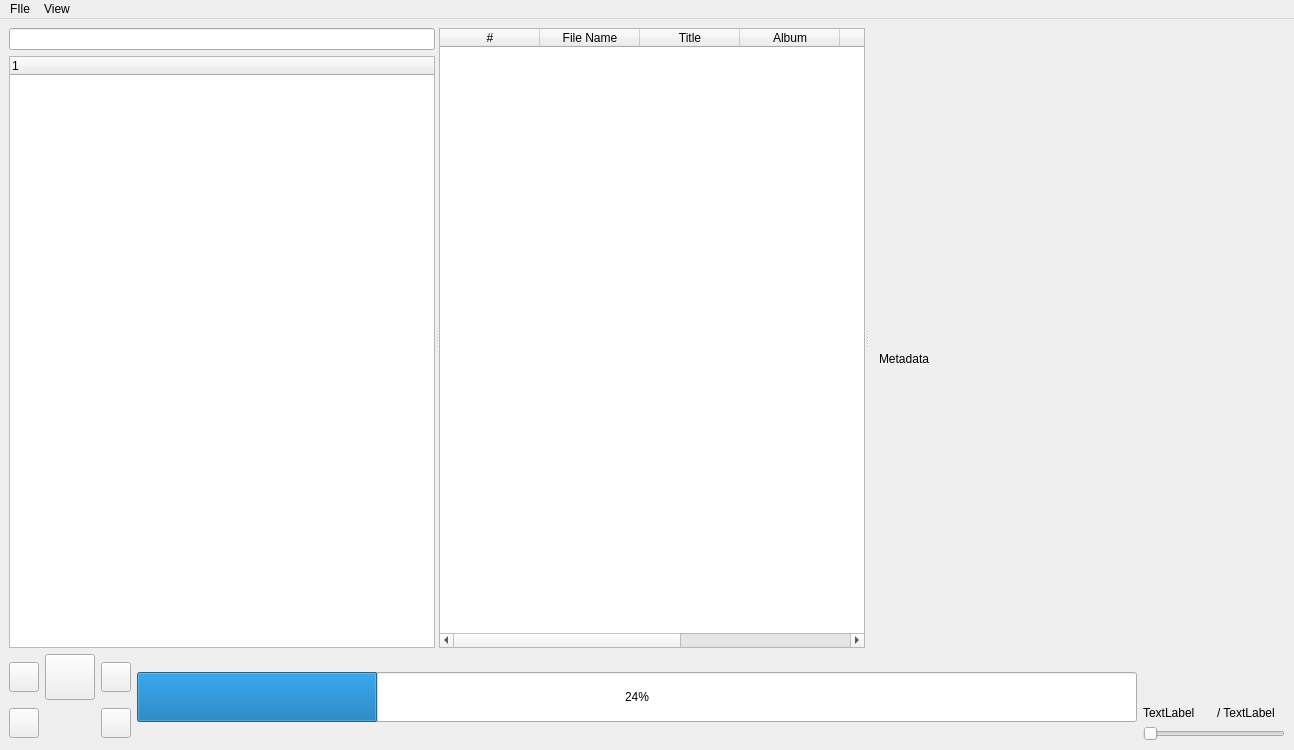
<?xml version="1.0" encoding="UTF-8"?>
<ui version="4.0">
 <class>MainWindow</class>
 <widget class="QMainWindow" name="MainWindow">
  <property name="geometry">
   <rect>
    <x>0</x>
    <y>0</y>
    <width>1280</width>
    <height>740</height>
   </rect>
  </property>
  <property name="windowTitle">
   <string>MainWindow</string>
  </property>
  <widget class="QWidget" name="centralwidget">
   <property name="enabled">
    <bool>true</bool>
   </property>
   <property name="sizePolicy">
    <sizepolicy hsizetype="MinimumExpanding" vsizetype="Expanding">
     <horstretch>0</horstretch>
     <verstretch>0</verstretch>
    </sizepolicy>
   </property>
   <layout class="QGridLayout" name="gridLayout_4">
    <item row="0" column="0" colspan="5">
     <widget class="QSplitter" name="splitter">
      <property name="sizePolicy">
       <sizepolicy hsizetype="Preferred" vsizetype="Preferred">
        <horstretch>0</horstretch>
        <verstretch>0</verstretch>
       </sizepolicy>
      </property>
      <property name="minimumSize">
       <size>
        <width>1276</width>
        <height>620</height>
       </size>
      </property>
      <property name="maximumSize">
       <size>
        <width>16777215</width>
        <height>16777215</height>
       </size>
      </property>
      <property name="orientation">
       <enum>Qt::Orientation::Horizontal</enum>
      </property>
      <property name="childrenCollapsible">
       <bool>false</bool>
      </property>
      <widget class="QWidget" name="layoutWidget">
       <layout class="QVBoxLayout" name="verticalLayout">
        <item>
         <widget class="QLineEdit" name="searchBox">
          <property name="sizePolicy">
           <sizepolicy hsizetype="Expanding" vsizetype="Preferred">
            <horstretch>0</horstretch>
            <verstretch>0</verstretch>
           </sizepolicy>
          </property>
          <property name="minimumSize">
           <size>
            <width>200</width>
            <height>0</height>
           </size>
          </property>
         </widget>
        </item>
        <item>
         <widget class="QTreeWidget" name="fileTree">
          <property name="minimumSize">
           <size>
            <width>200</width>
            <height>0</height>
           </size>
          </property>
          <column>
           <property name="text">
            <string notr="true">1</string>
           </property>
          </column>
         </widget>
        </item>
       </layout>
      </widget>
      <widget class="QTableWidget" name="tableWidget">
       <property name="sizePolicy">
        <sizepolicy hsizetype="Expanding" vsizetype="Preferred">
         <horstretch>0</horstretch>
         <verstretch>0</verstretch>
        </sizepolicy>
       </property>
       <property name="minimumSize">
        <size>
         <width>90</width>
         <height>0</height>
        </size>
       </property>
       <property name="maximumSize">
        <size>
         <width>16777215</width>
         <height>16777215</height>
        </size>
       </property>
       <property name="dragEnabled">
        <bool>false</bool>
       </property>
       <property name="alternatingRowColors">
        <bool>true</bool>
       </property>
       <attribute name="horizontalHeaderStretchLastSection">
        <bool>true</bool>
       </attribute>
       <attribute name="verticalHeaderStretchLastSection">
        <bool>true</bool>
       </attribute>
       <column>
        <property name="text">
         <string>#</string>
        </property>
       </column>
       <column>
        <property name="text">
         <string>File Name</string>
        </property>
       </column>
       <column>
        <property name="text">
         <string>Title</string>
        </property>
       </column>
       <column>
        <property name="text">
         <string>Album</string>
        </property>
       </column>
       <column>
        <property name="text">
         <string>Genre</string>
        </property>
       </column>
       <column>
        <property name="text">
         <string>Year</string>
        </property>
       </column>
       <column>
        <property name="text">
         <string>Track Length</string>
        </property>
       </column>
      </widget>
      <widget class="QWidget" name="layoutWidget">
       <layout class="QVBoxLayout" name="verticalLayout_2">
        <item>
         <widget class="QWidget" name="widget_2" native="true">
          <layout class="QGridLayout" name="gridLayout_2">
           <item row="0" column="0">
            <widget class="QLabel" name="label">
             <property name="maximumSize">
              <size>
               <width>250</width>
               <height>240</height>
              </size>
             </property>
             <property name="text">
              <string/>
             </property>
             <property name="pixmap">
              <pixmap>C:/Users/Daniel/Downloads/Harold-632x1024.webp</pixmap>
             </property>
             <property name="scaledContents">
              <bool>true</bool>
             </property>
            </widget>
           </item>
          </layout>
         </widget>
        </item>
        <item>
         <widget class="QWidget" name="metadataWidget" native="true">
          <property name="minimumSize">
           <size>
            <width>250</width>
            <height>0</height>
           </size>
          </property>
          <widget class="QLabel" name="metadataLabel">
           <property name="geometry">
            <rect>
             <x>10</x>
             <y>10</y>
             <width>71</width>
             <height>16</height>
            </rect>
           </property>
           <property name="text">
            <string>Metadata</string>
           </property>
          </widget>
         </widget>
        </item>
       </layout>
      </widget>
     </widget>
    </item>
    <item row="1" column="0">
     <widget class="QPushButton" name="backButton">
      <property name="maximumSize">
       <size>
        <width>30</width>
        <height>30</height>
       </size>
      </property>
      <property name="text">
       <string/>
      </property>
     </widget>
    </item>
    <item row="2" column="0">
     <widget class="QPushButton" name="loopButton">
      <property name="maximumSize">
       <size>
        <width>30</width>
        <height>30</height>
       </size>
      </property>
      <property name="text">
       <string/>
      </property>
     </widget>
    </item>
    <item row="1" column="1">
     <widget class="QPushButton" name="pausePlay">
      <property name="minimumSize">
       <size>
        <width>0</width>
        <height>46</height>
       </size>
      </property>
      <property name="maximumSize">
       <size>
        <width>50</width>
        <height>45</height>
       </size>
      </property>
      <property name="text">
       <string/>
      </property>
     </widget>
    </item>
    <item row="2" column="2">
     <widget class="QPushButton" name="shuffleButton">
      <property name="maximumSize">
       <size>
        <width>30</width>
        <height>30</height>
       </size>
      </property>
      <property name="text">
       <string/>
      </property>
     </widget>
    </item>
    <item row="1" column="2">
     <widget class="QPushButton" name="nextButton">
      <property name="minimumSize">
       <size>
        <width>30</width>
        <height>0</height>
       </size>
      </property>
      <property name="maximumSize">
       <size>
        <width>30</width>
        <height>30</height>
       </size>
      </property>
      <property name="text">
       <string/>
      </property>
     </widget>
    </item>
    <item row="1" column="3" rowspan="2">
     <widget class="QProgressBar" name="progressBar">
      <property name="sizePolicy">
       <sizepolicy hsizetype="Preferred" vsizetype="Preferred">
        <horstretch>0</horstretch>
        <verstretch>0</verstretch>
       </sizepolicy>
      </property>
      <property name="minimumSize">
       <size>
        <width>1000</width>
        <height>0</height>
       </size>
      </property>
      <property name="maximumSize">
       <size>
        <width>16777215</width>
        <height>50</height>
       </size>
      </property>
      <property name="value">
       <number>24</number>
      </property>
     </widget>
    </item>
    <item row="2" column="4">
     <layout class="QGridLayout" name="gridLayout_3">
      <item row="0" column="0">
       <widget class="QLabel" name="currentTime">
        <property name="maximumSize">
         <size>
          <width>75</width>
          <height>16777215</height>
         </size>
        </property>
        <property name="text">
         <string>TextLabel</string>
        </property>
       </widget>
      </item>
      <item row="0" column="1">
       <widget class="QLabel" name="totalTime">
        <property name="maximumSize">
         <size>
          <width>75</width>
          <height>16777215</height>
         </size>
        </property>
        <property name="text">
         <string>/ TextLabel</string>
        </property>
       </widget>
      </item>
      <item row="1" column="0" colspan="2">
       <widget class="QSlider" name="horizontalSlider">
        <property name="maximumSize">
         <size>
          <width>150</width>
          <height>1555555</height>
         </size>
        </property>
        <property name="orientation">
         <enum>Qt::Orientation::Horizontal</enum>
        </property>
       </widget>
      </item>
     </layout>
    </item>
   </layout>
  </widget>
  <widget class="QMenuBar" name="menubar">
   <property name="geometry">
    <rect>
     <x>0</x>
     <y>0</y>
     <width>1280</width>
     <height>21</height>
    </rect>
   </property>
   <widget class="QMenu" name="menuFIle">
    <property name="title">
     <string>FIle</string>
    </property>
   </widget>
   <widget class="QMenu" name="menuView">
    <property name="title">
     <string>View</string>
    </property>
   </widget>
   <addaction name="menuFIle"/>
   <addaction name="menuView"/>
  </widget>
 </widget>
 <resources/>
 <connections/>
</ui>
